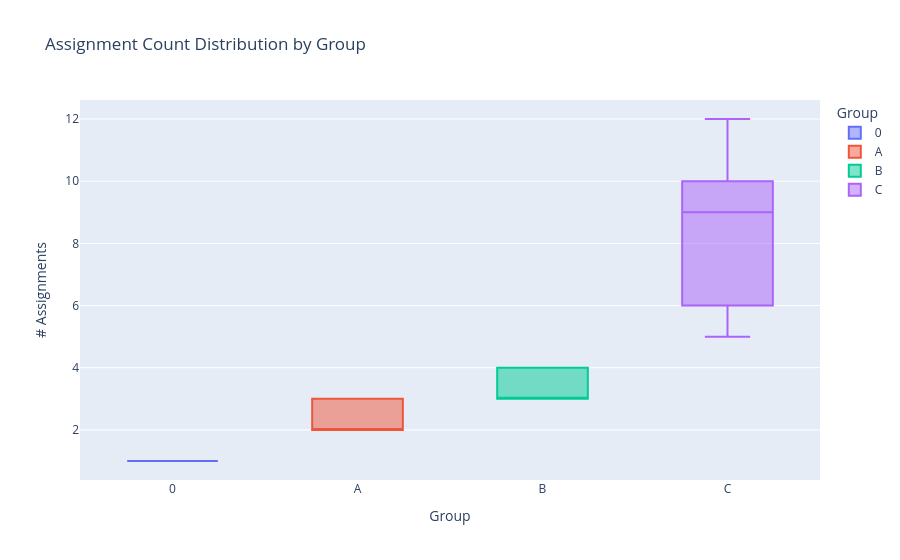

This figure's notebook cell:
### Markdown cell above
## Distribution of assignment counts by group

### Code cell
fig = px.box(matrix, x="final_group", y="assignment_count",
             color="final_group",
             title="Assignment Count Distribution by Group",
             labels={"final_group": "Group", "assignment_count": "# Assignments"},
             category_orders={"final_group": ["0", "A", "B", "C"]})
fig.show()

print("\nFTR rate:", round(len(matrix[matrix["final_group"]=="0"]) / len(matrix) * 100, 1), "%")
print("Group C rate:", round(len(matrix[matrix["final_group"]=="C"]) / len(matrix) * 100, 1), "%")

### Figure 1 — Plotly figure (JSON) as saved in the notebook; plotly's stock layout.template omitted (floating-point values rounded to 4 significant figures)
{"data": [{"alignmentgroup": "True", "hovertemplate": "Group=%{x}<br># Assignments=%{y}<extra></extra>", "legendgroup": "0", "marker": {"color": "#636efa"}, "name": "0", "notched": false, "offsetgroup": "0", "orientation": "v", "showlegend": true, "type": "box", "x": ["0", "0", "0", "0", "0", "0", "0", "0", "0", "0", "0", "0", "0", "0", "0", "0", "0", "0", "0", "0", "0", "0", "0", "0", "0", "0", "0", "0", "0", "0", "0", "0", "0", "0", "0", "0", "0", "0", "0", "0", "0", "0", "0", "0", "0", "0"], "x0": " ", "xaxis": "x", "y": [1.0, 1.0, 1.0, 1.0, 1.0, 1.0, 1.0, 1.0, 1.0, 1.0, 1.0, 1.0, 1.0, 1.0, 1.0, 1.0, 1.0, 1.0, 1.0, 1.0, 1.0, 1.0, 1.0, 1.0, 1.0, 1.0, 1.0, 1.0, 1.0, 1.0, 1.0, 1.0, 1.0, 1.0, 1.0, 1.0, 1.0, 1.0, 1.0, 1.0, 1.0, 1.0, 1.0, 1.0, 1.0, 1.0], "y0": " ", "yaxis": "y"}, {"alignmentgroup": "True", "hovertemplate": "Group=%{x}<br># Assignments=%{y}<extra></extra>", "legendgroup": "A", "marker": {"color": "#EF553B"}, "name": "A", "notched": false, "offsetgroup": "A", "orientation": "v", "showlegend": true, "type": "box", "x": ["A", "A", "A", "A", "A", "A", "A", "A", "A", "A", "A", "A", "A", "A"], "x0": " ", "xaxis": "x", "y": [3.0, 2.0, 3.0, 2.0, 2.0, 3.0, 2.0, 2.0, 2.0, 2.0, 2.0, 3.0, 2.0, 2.0], "y0": " ", "yaxis": "y"}, {"alignmentgroup": "True", "hovertemplate": "Group=%{x}<br># Assignments=%{y}<extra></extra>", "legendgroup": "B", "marker": {"color": "#00cc96"}, "name": "B", "notched": false, "offsetgroup": "B", "orientation": "v", "showlegend": true, "type": "box", "x": ["B", "B", "B", "B", "B", "B", "B", "B", "B", "B", "B", "B", "B", "B", "B", "B", "B", "B", "B", "B", "B", "B", "B", "B", "B", "B", "B", "B"], "x0": " ", "xaxis": "x", "y": [3.0, 4.0, 4.0, 4.0, 4.0, 3.0, 3.0, 4.0, 3.0, 3.0, 3.0, 3.0, 3.0, 3.0, 3.0, 4.0, 3.0, 4.0, 3.0, 3.0, 3.0, 3.0, 4.0, 3.0, 4.0, 4.0, 4.0, 4.0], "y0": " ", "yaxis": "y"}, {"alignmentgroup": "True", "hovertemplate": "Group=%{x}<br># Assignments=%{y}<extra></extra>", "legendgroup": "C", "marker": {"color": "#ab63fa"}, "name": "C", "notched": false, "offsetgroup": "C", "orientation": "v", "showlegend": true, "type": "box", "x": ["C", "C", "C", "C", "C", "C", "C", "C", "C", "C", "C", "C", "C", "C", "C", "C", "C", "C", "C", "C", "C", "C", "C", "C", "C", "C", "C", "C", "C", "C", "C", "C", "C", "C", "C", "C", "C", "C", "C", "C", "C", "C", "C", "C", "C", "C", "C", "C", "C", "C", "C", "C", "C", "C", "C", "C", "C", "C", "C", "C", "C", "C", "C", "C", "C", "C", "C", "C", "C", "C", "C", "C", "C", "C", "C", "C", "C", "C", "C", "C", "C", "C", "C", "C", "C", "C", "C", "C", "C", "C", "C", "C", "C", "C", "C", "C", "C", "C", "C", "C", "C", "C", "C", "C", "C", "C", "C", "C", "C", "C", "C", "C"], "x0": " ", "xaxis": "x", "y": [11.0, 11.0, 6.0, 8.0, 12.0, 11.0, 5.0, 6.0, 5.0, 9.0, 9.0, 6.0, 5.0, 10.0, 8.0, 10.0, 12.0, 10.0, 7.0, 7.0, 10.0, 7.0, 12.0, 10.0, 10.0, 11.0, 8.0, 10.0, 9.0, 12.0, 6.0, 10.0, 8.0, 5.0, 10.0, 5.0, 5.0, 10.0, 10.0, 7.0, 9.0, 8.0, 6.0, 5.0, 9.0, 12.0, 9.0, 12.0, 10.0, 5.0, 9.0, 12.0, 6.0, 10.0, 6.0, 7.0, 9.0, 9.0, 9.0, 11.0, 5.0, 5.0, 6.0, 12.0, 8.0, 12.0, 11.0, 5.0, 10.0, 12.0, 11.0, 9.0, 7.0, 5.0, 7.0, 9.0, 5.0, 11.0, 6.0, 5.0, 7.0, 7.0, 6.0, 12.0, 10.0, 12.0, 8.0, 12.0, 6.0, 8.0, 10.0, 8.0, 8.0, 5.0, 5.0, 10.0, 11.0, 9.0, 10.0, 7.0, 5.0, 8.0, 11.0, 8.0, 7.0, 5.0, 8.0, 6.0, 9.0, 12.0, 5.0, 10.0], "y0": " ", "yaxis": "y"}], "layout": {"boxmode": "overlay", "legend": {"title": {"text": "Group"}, "tracegroupgap": 0}, "title": {"text": "Assignment Count Distribution by Group"}, "xaxis": {"anchor": "y", "categoryarray": ["0", "A", "B", "C"], "categoryorder": "array", "domain": [0.0, 1.0], "title": {"text": "Group"}}, "yaxis": {"anchor": "x", "domain": [0.0, 1.0], "title": {"text": "# Assignments"}}}}
